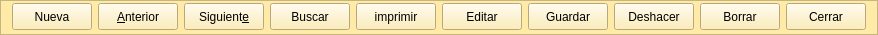
    <widget class="QFrame" name="frame_4">
     <property name="minimumSize">
      <size>
       <width>0</width>
       <height>35</height>
      </size>
     </property>
     <property name="maximumSize">
      <size>
       <width>16777215</width>
       <height>35</height>
      </size>
     </property>
     <property name="styleSheet">
      <string notr="true">background-color: rgb(255, 235, 167);</string>
     </property>
     <property name="frameShape">
      <enum>QFrame::StyledPanel</enum>
     </property>
     <property name="frameShadow">
      <enum>QFrame::Raised</enum>
     </property>
     <layout class="QHBoxLayout" name="horizontalLayout">
      <property name="topMargin">
       <number>2</number>
      </property>
      <item>
       <widget class="QPushButton" name="btnAnadir">
        <property name="minimumSize">
         <size>
          <width>0</width>
          <height>27</height>
         </size>
        </property>
        <property name="text">
         <string>Nueva</string>
        </property>
        <property name="icon">
         <iconset resource="../maya.qrc">
          <normaloff>:/Icons/PNG/add.png</normaloff>:/Icons/PNG/add.png</iconset>
        </property>
        <property name="iconSize">
         <size>
          <width>24</width>
          <height>24</height>
         </size>
        </property>
        <property name="shortcut">
         <string>Shift+F6</string>
        </property>
       </widget>
      </item>
      <item>
       <widget class="QPushButton" name="btnAnterior">
        <property name="minimumSize">
         <size>
          <width>0</width>
          <height>27</height>
         </size>
        </property>
        <property name="text">
         <string>&amp;Anterior</string>
        </property>
        <property name="icon">
         <iconset resource="../maya.qrc">
          <normaloff>:/Icons/PNG/Previous.png</normaloff>:/Icons/PNG/Previous.png</iconset>
        </property>
        <property name="iconSize">
         <size>
          <width>24</width>
          <height>24</height>
         </size>
        </property>
       </widget>
      </item>
      <item>
       <widget class="QPushButton" name="btnSiguiente">
        <property name="minimumSize">
         <size>
          <width>0</width>
          <height>27</height>
         </size>
        </property>
        <property name="text">
         <string>Siguient&amp;e</string>
        </property>
        <property name="icon">
         <iconset resource="../maya.qrc">
          <normaloff>:/Icons/PNG/Next.png</normaloff>:/Icons/PNG/Next.png</iconset>
        </property>
        <property name="iconSize">
         <size>
          <width>24</width>
          <height>24</height>
         </size>
        </property>
       </widget>
      </item>
      <item>
       <widget class="QPushButton" name="btnBuscar">
        <property name="minimumSize">
         <size>
          <width>0</width>
          <height>27</height>
         </size>
        </property>
        <property name="text">
         <string>Buscar</string>
        </property>
        <property name="icon">
         <iconset resource="../maya.qrc">
          <normaloff>:/Icons/PNG/search.png</normaloff>:/Icons/PNG/search.png</iconset>
        </property>
        <property name="iconSize">
         <size>
          <width>24</width>
          <height>24</height>
         </size>
        </property>
       </widget>
      </item>
      <item>
       <widget class="QPushButton" name="btnImprimir">
        <property name="minimumSize">
         <size>
          <width>0</width>
          <height>27</height>
         </size>
        </property>
        <property name="text">
         <string>imprimir</string>
        </property>
        <property name="icon">
         <iconset resource="../maya.qrc">
          <normaloff>:/Icons/PNG/Print.png</normaloff>:/Icons/PNG/Print.png</iconset>
        </property>
        <property name="iconSize">
         <size>
          <width>24</width>
          <height>24</height>
         </size>
        </property>
       </widget>
      </item>
      <item>
       <widget class="QPushButton" name="btnEditar">
        <property name="minimumSize">
         <size>
          <width>0</width>
          <height>27</height>
         </size>
        </property>
        <property name="text">
         <string>Editar</string>
        </property>
        <property name="icon">
         <iconset resource="../maya.qrc">
          <normaloff>:/Icons/PNG/Save.png</normaloff>:/Icons/PNG/Save.png</iconset>
        </property>
        <property name="iconSize">
         <size>
          <width>24</width>
          <height>24</height>
         </size>
        </property>
        <property name="shortcut">
         <string>Ctrl+S</string>
        </property>
       </widget>
      </item>
      <item>
       <widget class="QPushButton" name="btnGuardar">
        <property name="minimumSize">
         <size>
          <width>0</width>
          <height>27</height>
         </size>
        </property>
        <property name="text">
         <string>Guardar</string>
        </property>
        <property name="icon">
         <iconset resource="../maya.qrc">
          <normaloff>:/Icons/PNG/Save.png</normaloff>:/Icons/PNG/Save.png</iconset>
        </property>
        <property name="iconSize">
         <size>
          <width>24</width>
          <height>24</height>
         </size>
        </property>
       </widget>
      </item>
      <item>
       <widget class="QPushButton" name="btnDeshacer">
        <property name="minimumSize">
         <size>
          <width>0</width>
          <height>27</height>
         </size>
        </property>
        <property name="text">
         <string>Deshacer</string>
        </property>
        <property name="icon">
         <iconset resource="../maya.qrc">
          <normaloff>:/Icons/PNG/undo.png</normaloff>:/Icons/PNG/undo.png</iconset>
        </property>
        <property name="iconSize">
         <size>
          <width>24</width>
          <height>24</height>
         </size>
        </property>
       </widget>
      </item>
      <item>
       <widget class="QPushButton" name="btn_borrar">
        <property name="minimumSize">
         <size>
          <width>0</width>
          <height>27</height>
         </size>
        </property>
        <property name="text">
         <string>Borrar</string>
        </property>
        <property name="icon">
         <iconset resource="../maya.qrc">
          <normaloff>:/Icons/PNG/Delete.png</normaloff>:/Icons/PNG/Delete.png</iconset>
        </property>
        <property name="iconSize">
         <size>
          <width>24</width>
          <height>24</height>
         </size>
        </property>
       </widget>
      </item>
      <item>
       <widget class="QPushButton" name="btn_cerrar">
        <property name="minimumSize">
         <size>
          <width>0</width>
          <height>27</height>
         </size>
        </property>
        <property name="text">
         <string>Cerrar</string>
        </property>
        <property name="icon">
         <iconset resource="../maya.qrc">
          <normaloff>:/Icons/PNG/Exit.png</normaloff>:/Icons/PNG/Exit.png</iconset>
        </property>
        <property name="iconSize">
         <size>
          <width>24</width>
          <height>24</height>
         </size>
        </property>
       </widget>
      </item>
     </layout>
    </widget>
